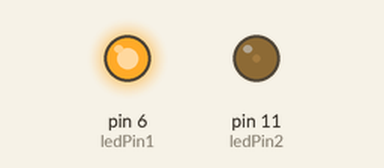
Bench run of a sketch on a simulated Arduino Uno, built with avr-gcc and run on an emulated ATmega328P. Parts: output pins drawn as LEDs (lit = HIGH).

Above: at 0.1 s.
Timing chart, 0 to 1.6 s (numbered marks = the images above):
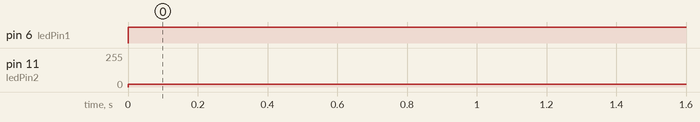

The sketch:

PWM.ino
```cpp
int ledPin1 = 6;
int ledPin2 = 11;

void setup() {
  // put your setup code here, to run once:
pinMode(ledPin1, OUTPUT);
pinMode(ledPin2, OUTPUT);
}

void loop() {
  // put your main code here, to run repeatedly:
analogWrite(ledPin1, 255);
analogWrite(ledPin2, 20);
}
```

Measured:
- by itself, pin 6 (ledPin1): LOW → HIGH at 0.00 s
- by itself, pin 11 (ledPin2): 0/255 → 20/255 at 0.00 s
